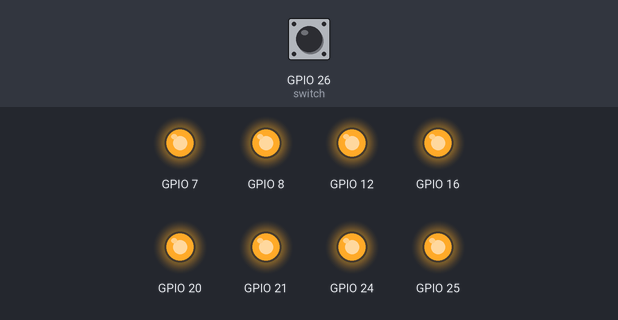
The program below on a simulated Raspberry Pi (BCM pin numbers). Shown: output pins drawn as LEDs (lit = HIGH). Inputs (shaded band) come from the test bench; at power-on: GPIO 26 (switch) LOW. Threads take turns every 2 ms.

Above: at 0.5 s.
At 3.5 s:
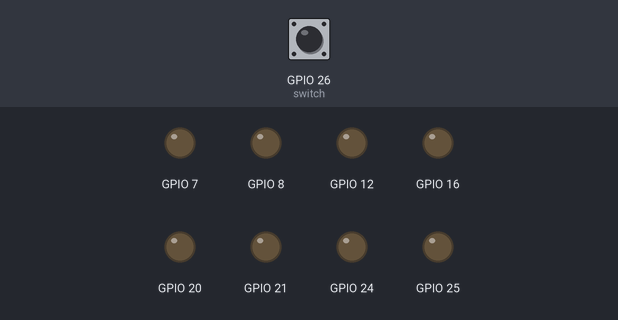
Timing chart, 0 to 4.6 s (numbered marks = the images above):
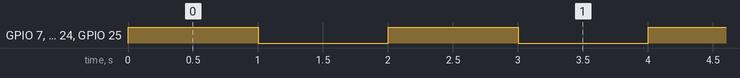

The program:

MultiThreading_LED.py
```python
import thread
import RPi.GPIO as gpio
import time

gpio.setmode(gpio.BCM)
gpio.setwarnings(False)

switch = 26
gpio.setup(24,gpio.OUT)
gpio.setup(25,gpio.OUT)
gpio.setup(8,gpio.OUT)
gpio.setup(7,gpio.OUT)
gpio.setup(12,gpio.OUT)
gpio.setup(16,gpio.OUT)
gpio.setup(20,gpio.OUT)
gpio.setup(21,gpio.OUT)
gpio.setup(switch,gpio.IN,pull_up_down=gpio.PUD_DOWN)

def check(threadname,delay):
    if gpio.input(switch) == 1 :
        return True

def all8():
    gpio.output(24,gpio.HIGH)
    gpio.output(25,gpio.HIGH)
    gpio.output(8,gpio.HIGH)
    gpio.output(7,gpio.HIGH)
    gpio.output(12,gpio.HIGH)
    gpio.output(16,gpio.HIGH)
    gpio.output(20,gpio.HIGH)
    gpio.output(21,gpio.HIGH)

    if check("Thread1",1) == True:
        fourled()

    time.sleep(1)

    gpio.output(24,gpio.LOW)
    gpio.output(25,gpio.LOW)
    gpio.output(8,gpio.LOW)
    gpio.output(7,gpio.LOW)
    gpio.output(12,gpio.LOW)
    gpio.output(16,gpio.LOW)
    gpio.output(20,gpio.LOW)
    gpio.output(21,gpio.LOW)

    time.sleep(1)


def fourled():
    gpio.output(24,gpio.HIGH)
    gpio.output(25,gpio.HIGH)
    gpio.output(8,gpio.HIGH)
    gpio.output(7,gpio.HIGH)
    gpio.output(12,gpio.LOW)
    gpio.output(16,gpio.LOW)
    gpio.output(20,gpio.LOW)
    gpio.output(21,gpio.LOW)

    if check("Thread1",1) == True:
        all8()

    time.sleep(1)

    gpio.output(24,gpio.LOW)
    gpio.output(25,gpio.LOW)
    gpio.output(8,gpio.LOW)
    gpio.output(7,gpio.LOW)
    gpio.output(12,gpio.HIGH)
    gpio.output(16,gpio.HIGH)
    gpio.output(20,gpio.HIGH)
    gpio.output(21,gpio.HIGH)

    time.sleep(1)


thread.start_new_thread(check,("Thread1",1))

while True:
    all8()
```

Measured:
- by itself, GPIO 7, GPIO 8, GPIO 12, GPIO 16, GPIO 20, GPIO 21, GPIO 24, GPIO 25: alternates HIGH for 1.0 s and LOW for 1.0 s
